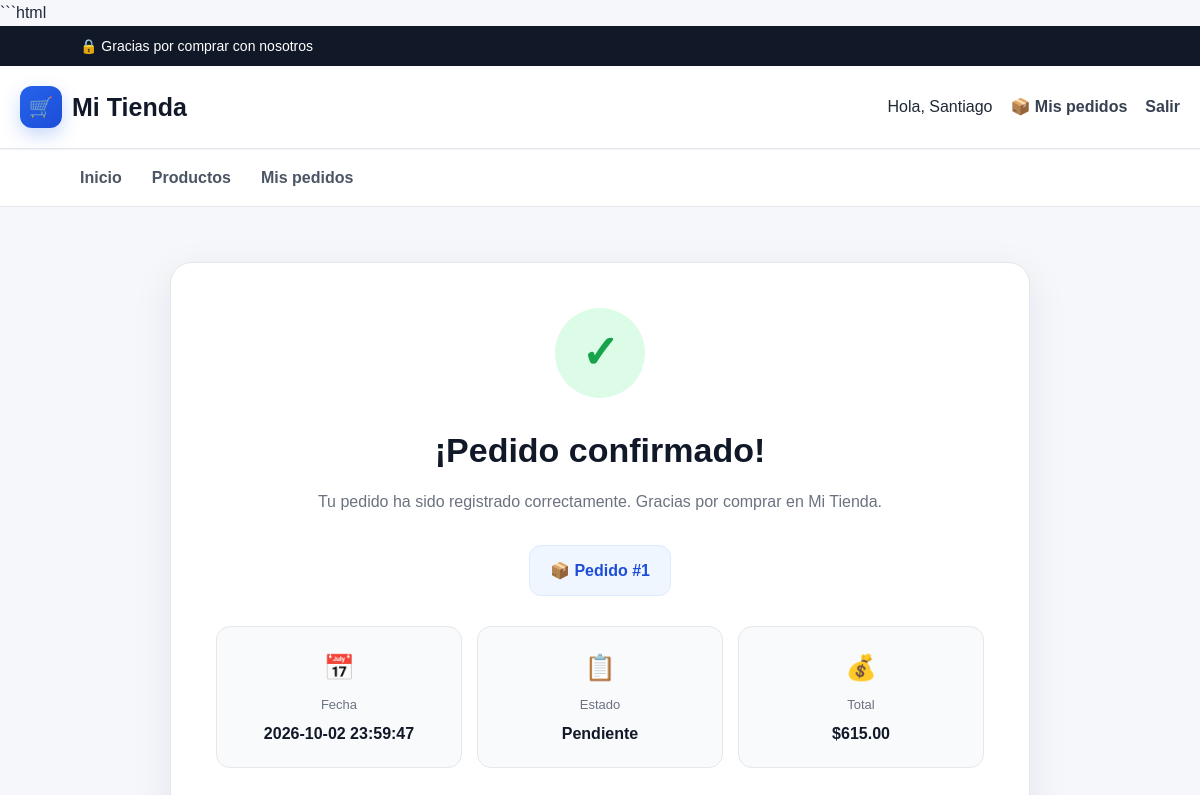
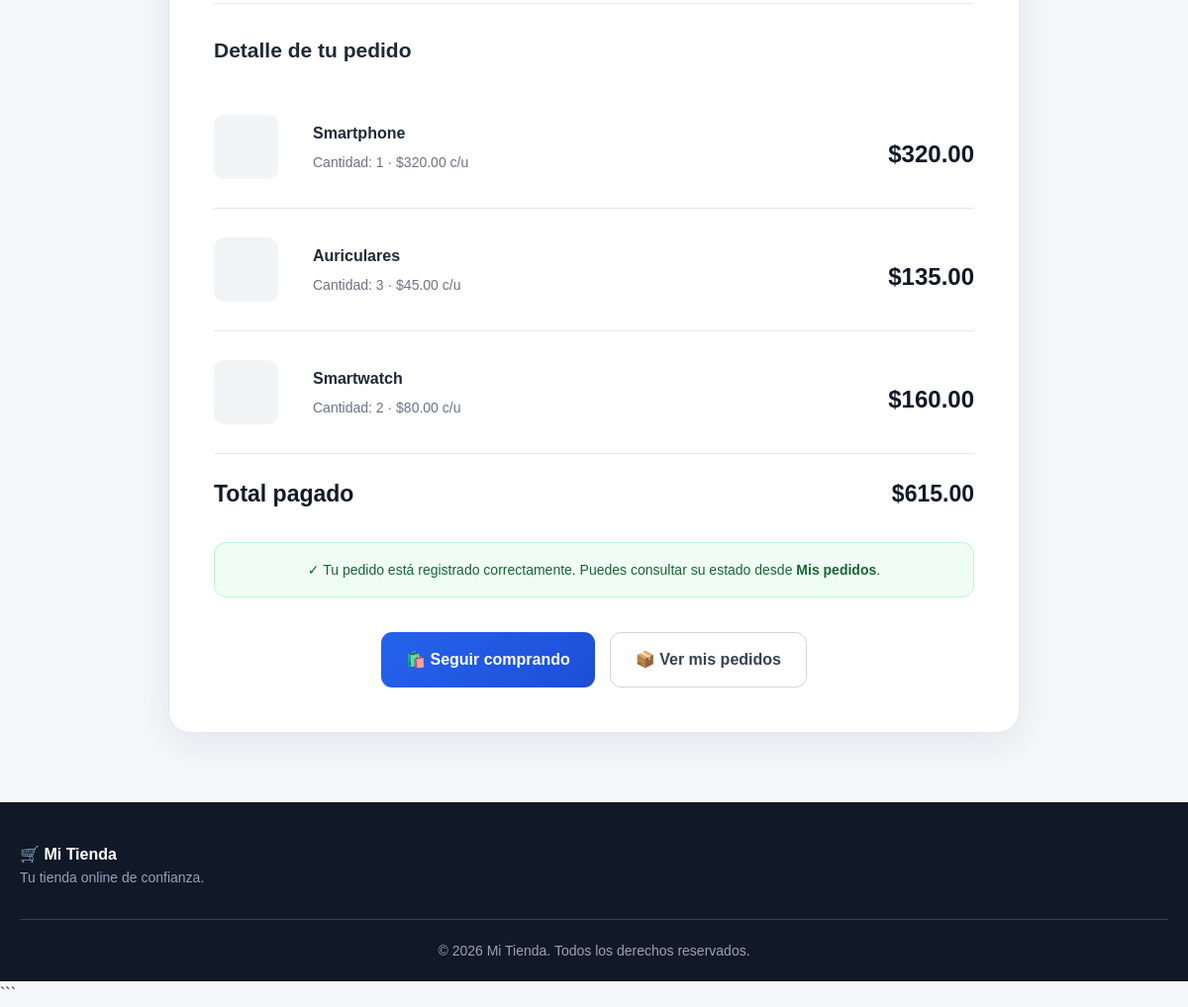
The page /pedido-exitoso/1 (signed in) on the database its author committed (2 pictures, top to bottom).
### tables this page shows
CREATE TABLE usuarios (
            id INTEGER PRIMARY KEY AUTOINCREMENT,
            nombre TEXT NOT NULL,
            email TEXT NOT NULL UNIQUE,
            password TEXT NOT NULL,
            rol TEXT NOT NULL DEFAULT 'cliente',
            fecha_registro TIMESTAMP DEFAULT CURRENT_TIMESTAMP
        );

CREATE TABLE pedidos (
            id INTEGER PRIMARY KEY AUTOINCREMENT,
            usuario_id INTEGER NOT NULL,
            total REAL NOT NULL,
            estado TEXT NOT NULL DEFAULT 'pendiente',
            fecha_pedido TIMESTAMP DEFAULT CURRENT_TIMESTAMP,

            FOREIGN KEY (usuario_id)
                REFERENCES usuarios(id)
                ON DELETE CASCADE
        );

CREATE TABLE detalle_pedidos (
            id INTEGER PRIMARY KEY AUTOINCREMENT,
            pedido_id INTEGER NOT NULL,
            producto_id INTEGER NOT NULL,
            cantidad INTEGER NOT NULL,
            precio REAL NOT NULL,

            FOREIGN KEY (pedido_id)
                REFERENCES pedidos(id)
                ON DELETE CASCADE,

            FOREIGN KEY (producto_id)
                REFERENCES productos(id)
                ON DELETE CASCADE
        );

CREATE TABLE productos (
            id INTEGER PRIMARY KEY AUTOINCREMENT,
            nombre TEXT NOT NULL,
            descripcion TEXT,
            precio REAL NOT NULL,
            stock INTEGER NOT NULL DEFAULT 0,
            imagen TEXT,
            categoria_id INTEGER,
            fecha_creacion TIMESTAMP DEFAULT CURRENT_TIMESTAMP,

            FOREIGN KEY (categoria_id)
                REFERENCES categorias(id)
                ON DELETE SET NULL
        );

### main.py (the view, shortened to what this page needs)
@app.route(
    "/pedido-exitoso/<int:pedido_id>"
)
@login_requerido
def pedido_exitoso(pedido_id):
    pedido = None
    pedidos_usuario = obtener_pedidos_usuario(
        session["usuario_id"]
    )
    for p in pedidos_usuario:
        if p["id"] == pedido_id:
            pedido = p
            break
    detalles = obtener_detalles_pedido(
        pedido_id
    )
    return render_template(
        "pedido_exitoso.html",
        pedido=pedido,
        detalles=detalles,
        usuario=usuario_actual()
    )

### database.py (called while the page is built)
def conectar():
    conexion = sqlite3.connect(DATABASE)
    conexion.row_factory = sqlite3.Row
    conexion.execute("PRAGMA foreign_keys = ON")
    return conexion

def obtener_usuario_por_id(usuario_id):
    conexion = conectar()
    cursor = conexion.cursor()
    cursor.execute("""
        SELECT *
        FROM usuarios
        WHERE id = ?
    """, (usuario_id,))
    usuario = cursor.fetchone()
    conexion.close()
    return usuario

def obtener_pedidos_usuario(usuario_id):
    conexion = conectar()
    cursor = conexion.cursor()
    cursor.execute("""
        SELECT *
        FROM pedidos

        WHERE usuario_id = ?

        ORDER BY fecha_pedido DESC
    """, (usuario_id,))
    pedidos = cursor.fetchall()
    conexion.close()
    return pedidos

def obtener_detalles_pedido(pedido_id):
    conexion = conectar()
    cursor = conexion.cursor()
    cursor.execute("""
        SELECT
            detalle_pedidos.*,
            productos.nombre

        FROM detalle_pedidos

        INNER JOIN productos
        ON detalle_pedidos.producto_id = productos.id

        WHERE detalle_pedidos.pedido_id = ?
    """, (pedido_id,))
    detalles = cursor.fetchall()
    conexion.close()
    return detalles

### main.py (called while the page is built)
def usuario_actual():
    usuario_id = session.get("usuario_id")
    if not usuario_id:
        return None
    return obtener_usuario_por_id(usuario_id)

def login_requerido(func):
    @wraps(func)
    def wrapper(*args, **kwargs):
        if "usuario_id" not in session:
            flash(
                "Debes iniciar sesión para continuar.",
                "warning"
            )
            return redirect(url_for("login"))
        return func(*args, **kwargs)
    return wrapper

### templates/pedido_exitoso.html (shortened to what this page needs)
<!DOCTYPE html>
<html lang="es">
<head>
    <link rel="stylesheet"
          href="{{ url_for('static', filename='css/style.css') }}">
</head>
<body>
    <div class="top-bar">
        <div class="container">
            🔒 Gracias por comprar con nosotros
        </div>
    </div>
    <header class="main-header">
        <div class="header-content">
            <a href="{{ url_for('inicio') }}" class="logo">
                <span class="logo-icon">
                    🛒
                </span>
                Mi Tienda
            </a>
            <div class="header-actions">
                {% if usuario %}
                    <span>
                        Hola, {{ usuario['nombre'] }}
                    </span>
                    <a href="{{ url_for('pedidos') }}">
                        📦 Mis pedidos
                    </a>
                    <a href="{{ url_for('logout') }}">
                        Salir
                    </a>
                {% endif %}
            </div>
        </div>
    </header>
    <nav class="main-nav">
        <div class="container">
            <a href="{{ url_for('inicio') }}">
                Inicio
            </a>
            <a href="{{ url_for('productos') }}">
                Productos
            </a>
            <a href="{{ url_for('pedidos') }}">
                Mis pedidos
            </a>
        </div>
    </nav>
    <main class="success-container">
        <div class="success-card">
            <div class="success-icon">
                ✓
            </div>
            <h1>
                ¡Pedido confirmado!
            </h1>
            <p>
                Tu pedido ha sido registrado correctamente.
                Gracias por comprar en Mi Tienda.
            </p>
            <div class="order-number">
                📦 Pedido #{{ pedido['id'] }}
            </div>
            <div class="info-grid">
                <div class="info-box">
                    <div class="info-icon">
                        📅
                    </div>
                    <span>
                        Fecha
                    </span>
                    <strong>
                        {{ pedido['fecha_pedido'] }}
                    </strong>
                </div>
                <div class="info-box">
                    <div class="info-icon">
                        📋
                    </div>
                    <span>
                        Estado
                    </span>
                    <strong>
                        {{ pedido['estado']|capitalize }}
                    </strong>
                </div>
                <div class="info-box">
                    <div class="info-icon">
                        💰
                    </div>
                    <span>
                        Total
                    </span>
                    <strong>
                        ${{ "%.2f"|format(pedido['total']) }}
                    </strong>
                </div>
            </div>
            <div class="details">
                <h2>
                    Detalle de tu pedido
                </h2>
                {% for item in detalles %}
                <div class="product">
                    {% if item['imagen'] %}
                        <img
                            src="{{ item['imagen'] }}"
                            alt="{{ item['nombre'] }}"
                            class="product-image">
                    {% else %}
                        <div class="product-image"></div>
                    {% endif %}
                    <div class="product-info">
                        <strong>
                            {{ item['nombre'] }}
                        </strong>
                        <span>
                            Cantidad: {{ item['cantidad'] }}
                            · ${{ "%.2f"|format(item['precio']) }} c/u
                        </span>
                    </div>
                    <div class="product-price">
                        ${{ "%.2f"|format(
                            item['precio'] * item['cantidad']
                        ) }}
                    </div>
                </div>
                {% endfor %}
                <div class="total">
                    <span>
                        Total pagado
                    </span>
                    <span>
                        ${{ "%.2f"|format(pedido['total']) }}
                    </span>
                </div>
            </div>
            <div class="next-message">
                ✓ Tu pedido está registrado correctamente.
                Puedes consultar su estado desde
                <strong>Mis pedidos</strong>.
            </div>
            <div class="actions">
                <a href="{{ url_for('inicio') }}"
                   class="btn btn-primary">
                    🛍️ Seguir comprando
                </a>
                <a href="{{ url_for('pedidos') }}"
                   class="btn btn-secondary">
                    📦 Ver mis pedidos
                </a>
            </div>
        </div>
    </main>
    <footer class="footer">
        <div class="footer-content">
            <strong>
                🛒 Mi Tienda
            </strong>
            <p>
                Tu tienda online de confianza.
            </p>
            <div class="footer-bottom">
                © 2026 Mi Tienda.
                Todos los derechos reservados.
            </div>
        </div>
    </footer>
</body>
</html>

### static/style.css (style rules this page uses)
:root { --primary: #2563eb; --primary-dark: #1d4ed8; --secondary: #0f172a; --text: #1e293b; --text-light: #64748b; --background: #f8fafc; --white: #ffffff; --border: #e2e8f0; --success: #16a34a; --danger: #dc2626; --shadow: 0 10px 30px rgba(15, 23, 42, 0.08); --radius: 14px; }
* { margin: 0; padding: 0; box-sizing: border-box; }
html { scroll-behavior: smooth; }
body { font-family: Arial, Helvetica, sans-serif; background: var(--background); color: var(--text); line-height: 1.6; }
a { text-decoration: none; color: inherit; }
.container { width: 90%; max-width: 1200px; margin: auto; }
.top-bar { background: var(--secondary); color: white; padding: 8px 0; font-size: 13px; }
.top-bar .container { display: flex; justify-content: space-between; align-items: center; }
.main-header { background: white; border-bottom: 1px solid var(--border); position: sticky; top: 0; z-index: 1000; }
.header-content { min-height: 82px; display: flex; align-items: center; justify-content: space-between; gap: 25px; }
.logo { display: flex; align-items: center; gap: 10px; font-size: 25px; font-weight: 800; color: var(--secondary); white-space: nowrap; }
.logo-icon { width: 45px; height: 45px; border-radius: 12px; background: linear-gradient( 135deg, var(--primary), #60a5fa ); display: flex; align-items: center; justify-content: center; color: white; font-size: 23px; box-shadow: 0 7px 18px rgba(37, 99, 235, 0.25); }
.logo span { color: var(--primary); }
.header-actions { display: flex; align-items: center; gap: 10px; }
.main-nav { background: white; border-top: 1px solid #f1f5f9; }
.btn { display: inline-flex; align-items: center; justify-content: center; padding: 13px 24px; border-radius: 10px; border: none; cursor: pointer; font-weight: 700; transition: 0.25s; }
.btn-primary { background: white; color: var(--primary); }
.product-image { height: 220px; background: #f1f5f9; overflow: hidden; position: relative; }
.product-info { padding: 20px; }
.product-price { margin-top: 15px; font-size: 24px; font-weight: 800; color: var(--primary); }
.footer { background: var(--secondary); color: white; padding: 55px 0 25px; margin-top: 30px; }
.footer p, .footer a { color: #94a3b8; font-size: 14px; }
.footer-bottom { border-top: 1px solid #1e293b; padding-top: 20px; text-align: center; color: #64748b; font-size: 13px; }

### rows shown on the page
usuarios: nombre "Santiago"
pedidos: id "1", fecha_pedido "2026-10-02 23:59:47", estado "Pendiente", total "615.00"
detalle_pedidos: nombre "Smartphone", cantidad "1", precio "320.00", precio+cantidad "320.00"
detalle_pedidos: nombre "Auriculares", cantidad "3", precio "45.00", precio+cantidad "135.00"
detalle_pedidos: nombre "Smartwatch", cantidad "2", precio "80.00", precio+cantidad "160.00"
